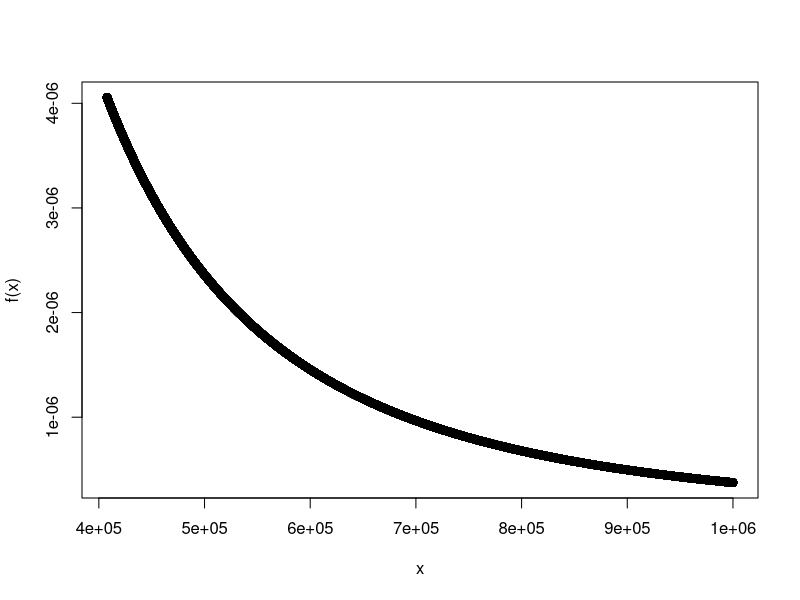
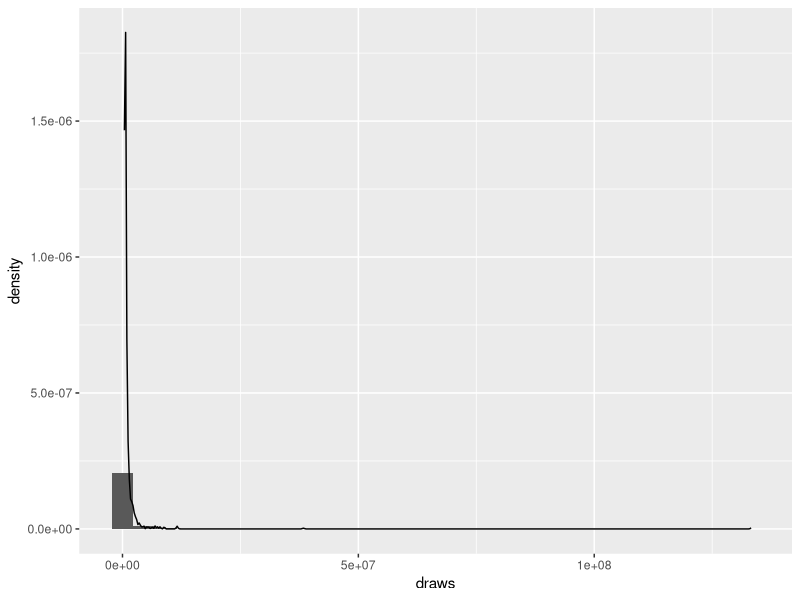

The R script that drew these images, in order:
## ---- chunk 1
set.seed(1) # Please don't remove this code!
## ---- chunk 2
ahat = 2.654
xmin = 407760
f <- function(x, a = ahat, x_min = xmin){
  return ((a-1)/x_min*(x/x_min)^(-a))
}
xi <- 407760:1000000
plot(xi, f(xi),xlab = "x",ylab="f(x)")


## ---- chunk 3
upper.income <- function(u, a = ahat,x_min=xmin ){
  return (x_min*(1-u)^(1/(1-a)))
}
upper.income(0.5)

## ---- chunk 4
library(ggplot2)
samp_p <- runif(1000)
draws <- upper.income(samp_p)
ggplot() +
  geom_histogram(aes(x = draws, y = ..density..)) +
  geom_density(aes(x = draws)) + 
  geom_smooth(aes(x = xi, y = f(xi)))

## ---- chunk 5
median(draws)
upper.income(0.5)

